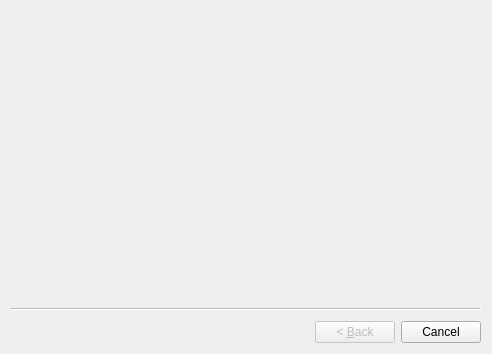
<?xml version="1.0" encoding="UTF-8"?>
<ui version="4.0">
 <class>ProjectWizard</class>
 <widget class="QWizard" name="ProjectWizard">
  <property name="windowModality">
   <enum>Qt::NonModal</enum>
  </property>
  <property name="geometry">
   <rect>
    <x>0</x>
    <y>0</y>
    <width>492</width>
    <height>354</height>
   </rect>
  </property>
  <property name="windowTitle">
   <string>Create Project</string>
  </property>
  <property name="wizardStyle">
   <enum>QWizard::ClassicStyle</enum>
  </property>
 </widget>
 <resources/>
 <connections/>
</ui>
